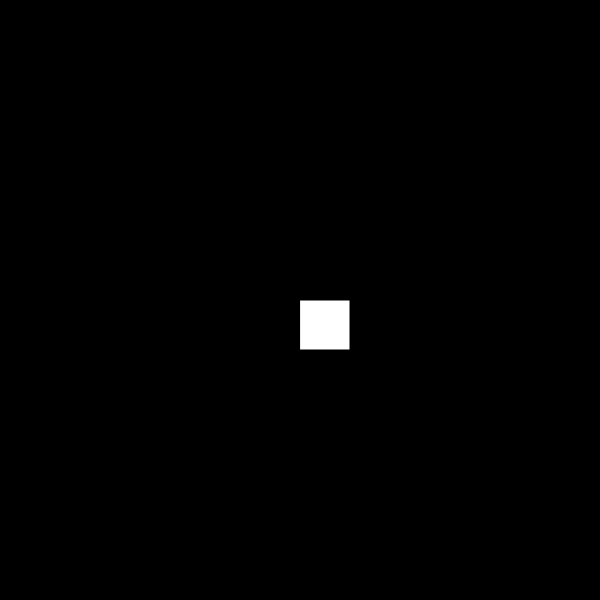
Frame 1 (no input)
Frame 60 (no input): identical to frame 1, image omitted
Frame 120 (the mouse pressed at the canvas centre since frame 60): identical to frame 1, image omitted

The p5.js sketch that drew this single still picture (run headless with seeded random() and noise() and a simulated clock; from frame 60 on, the mouse is pressed at the canvas centre):

// p5.js sketch
// ── sketch.js
function setup() {
  createCanvas(600, 600);
}

function draw() {
  background(0);
//  Can we locate center of box at mouseX and mouseY
//  recMode(CENTER);
  rect(300, 300, 50, 50)

//  Other helpful built-in variables include width and height
  // rect(width, height, 50, 50)
}
